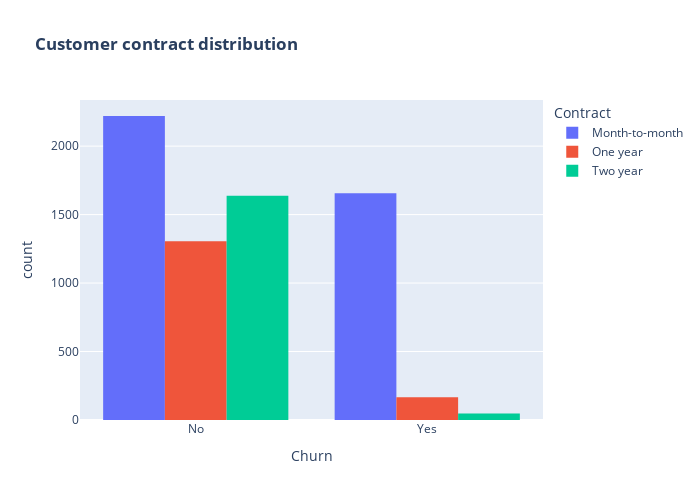

This figure's notebook cell:
### Code cell
fig = px.histogram(data, x="Churn", color = "Contract", barmode = "group", title = "<b>Customer contract distribution<b>")
fig.update_layout(width=700, height=500, bargap=0.2)
fig.show()

### Figure 1 — Plotly figure (JSON) as saved in the notebook; plotly's stock layout.template omitted (floating-point values rounded to 4 significant figures; data arrays with more than 128 entries replaced by an {"elided": "..."} marker saying what was removed)
{"data": [{"alignmentgroup": "True", "bingroup": "x", "hovertemplate": "Contract=Month-to-month<br>Churn=%{x}<br>count=%{y}<extra></extra>", "legendgroup": "Month-to-month", "marker": {"color": "#636efa"}, "name": "Month-to-month", "offsetgroup": "Month-to-month", "orientation": "v", "showlegend": true, "type": "histogram", "x": {"elided": "3875 str values"}, "xaxis": "x", "yaxis": "y"}, {"alignmentgroup": "True", "bingroup": "x", "hovertemplate": "Contract=One year<br>Churn=%{x}<br>count=%{y}<extra></extra>", "legendgroup": "One year", "marker": {"color": "#EF553B"}, "name": "One year", "offsetgroup": "One year", "orientation": "v", "showlegend": true, "type": "histogram", "x": {"elided": "1472 str values"}, "xaxis": "x", "yaxis": "y"}, {"alignmentgroup": "True", "bingroup": "x", "hovertemplate": "Contract=Two year<br>Churn=%{x}<br>count=%{y}<extra></extra>", "legendgroup": "Two year", "marker": {"color": "#00cc96"}, "name": "Two year", "offsetgroup": "Two year", "orientation": "v", "showlegend": true, "type": "histogram", "x": {"elided": "1685 str values"}, "xaxis": "x", "yaxis": "y"}], "layout": {"bargap": 0.2, "barmode": "group", "height": 500, "legend": {"title": {"text": "Contract"}, "tracegroupgap": 0}, "title": {"text": "<b>Customer contract distribution<b>"}, "width": 700, "xaxis": {"anchor": "y", "domain": [0, 1], "title": {"text": "Churn"}}, "yaxis": {"anchor": "x", "domain": [0, 1], "title": {"text": "count"}}}}
